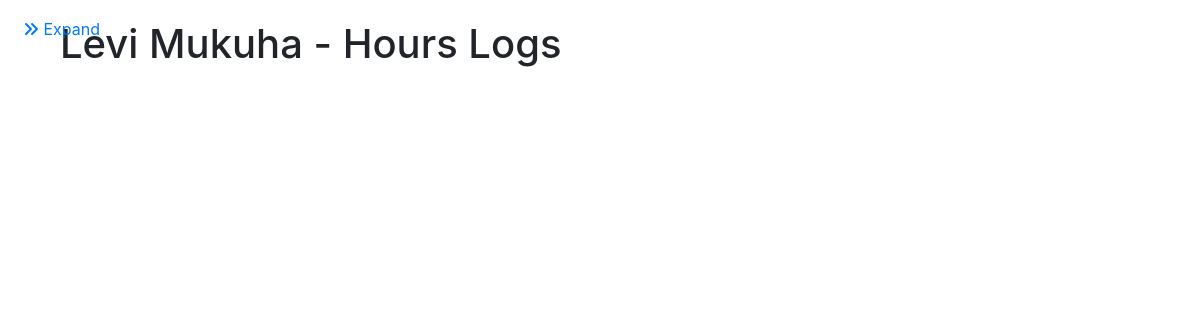
Page /view_logs/1 on the earlier database version.
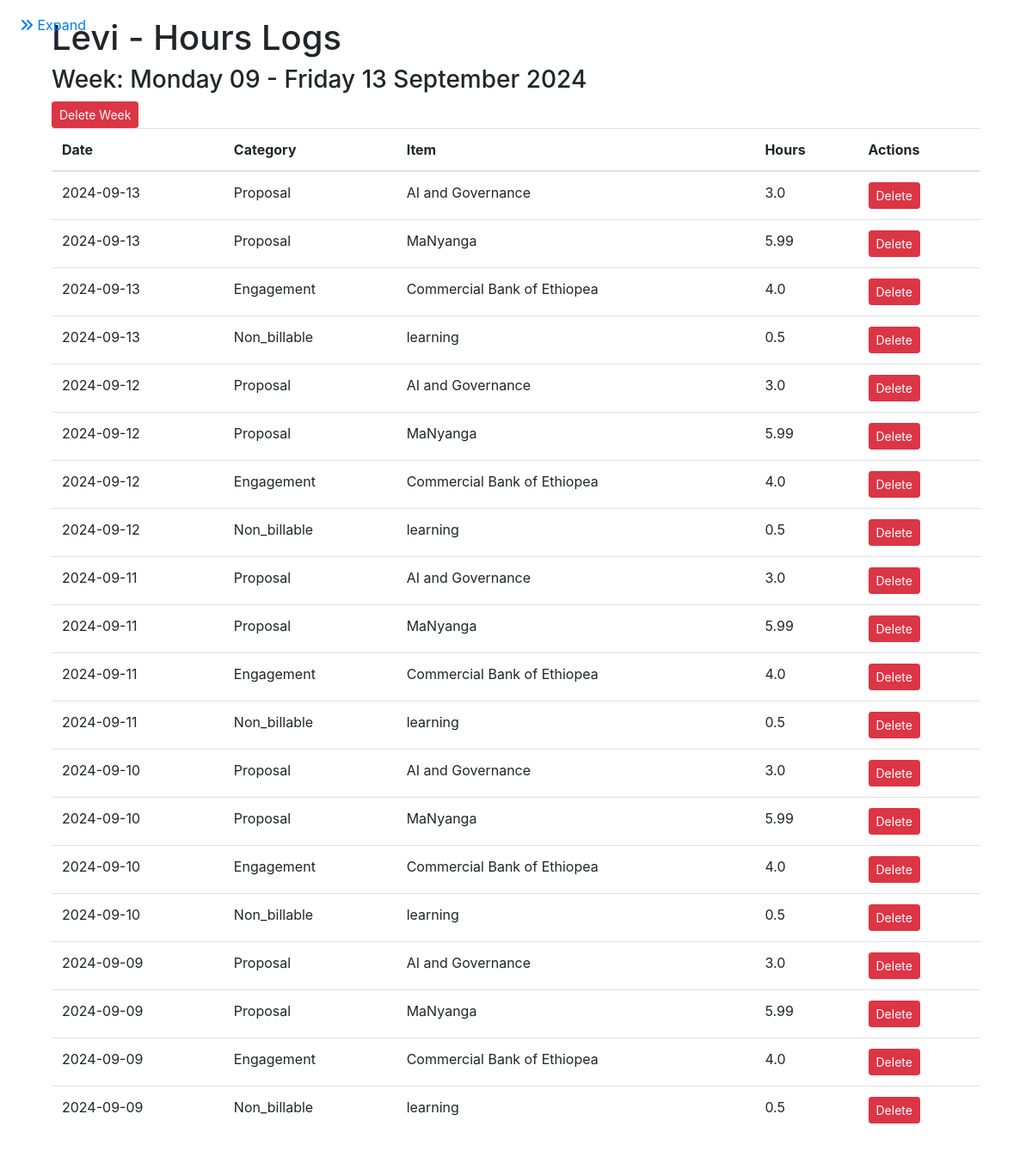
Same page on the later database version.
### app.py (models this page shows)
class Staff(db.Model):
    id = db.Column(db.Integer, primary_key=True)
    name = db.Column(db.String(100), nullable=False)
    email = db.Column(db.String(120), unique=True, nullable=False)
    leave_days_remaining = db.Column(db.Float, default=0.0)  # Leave days remaining in hours
    is_team_leader = db.Column(Boolean, default=False)  # New field to indicate if the staff is a team leader
    receive_notifications = db.Column(Boolean, default=True)  # New field for notification preferences
    engagements = db.relationship('Engagement', backref='team_leader', lazy=True)
    proposals = db.relationship('Proposal', backref='team_leader', lazy=True)
    hours_logs = db.relationship('HoursLog', backref='staff_member', lazy=True)
    leave_records = db.relationship('LeaveRecord', backref='staff', lazy=True)
    utilizations = db.relationship('Utilization', backref='staff', lazy=True)

class HoursLog(db.Model):
    id = db.Column(db.Integer, primary_key=True)
    staff_id = db.Column(db.Integer, db.ForeignKey('staff.id'))
    category = db.Column(db.String(20), nullable=False)
    item_id = db.Column(db.Integer, nullable=False)
    hours = db.Column(db.Float, nullable=False)
    date = db.Column(db.Date, nullable=False)  # Changed from week_start to date

class Proposal(db.Model):
    id = db.Column(db.Integer, primary_key=True)
    name = db.Column(db.String(100), nullable=False)
    team_leader_id = db.Column(db.Integer, db.ForeignKey('staff.id'))
    status = db.Column(db.String(10), nullable=False)

class Engagement(db.Model):
    id = db.Column(db.Integer, primary_key=True)
    name = db.Column(db.String(100), nullable=False)
    team_leader_id = db.Column(db.Integer, db.ForeignKey('staff.id'))
    status = db.Column(db.String(10), nullable=False)

class NonBillable(db.Model):
    id = db.Column(db.Integer, primary_key=True)
    name = db.Column(db.String(100), nullable=False)

### app.py (the view, shortened to what this page needs)
@app.route('/view_logs/<int:staff_id>', methods=['GET', 'POST'])
def view_logs(staff_id):
    staff = Staff.query.get_or_404(staff_id)
    page = request.args.get('page', 1, type=int)
    per_page = 50  # Number of logs to display per page
    logs = HoursLog.query.filter_by(staff_id=staff_id).order_by(HoursLog.date.desc()).paginate(page=page,
                                                                                               per_page=per_page)
    grouped_logs = {}
    for log in logs.items:
        start_of_week = log.date - timedelta(days=log.date.weekday())  # Monday of the week
        end_of_week = start_of_week + timedelta(days=4)  # Friday of the week
        week_label = f"{start_of_week.strftime('%A %d')} - {end_of_week.strftime('%A %d %B %Y')}"
        if week_label not in grouped_logs:
            grouped_logs[week_label] = []
        grouped_logs[week_label].append(log)
    return render_template('staff_logs.html', staff=staff, grouped_logs=grouped_logs, Proposal=Proposal,
                           Engagement=Engagement, NonBillable=NonBillable, logs=logs)

### templates/staff_logs.html (shortened to what this page needs)
{% extends 'base.html' %}
{% block content %}
<h1>{{ staff.name }} - Hours Logs</h1>
{% for week, week_logs in grouped_logs.items() %}
    <h3>Week: {{ week }}</h3>
    <form method="post" style="display:inline;">
        <button type="submit" class="btn btn-danger btn-sm" onclick="return confirm('Are you sure you want to delete all logs for this week?')">Delete Week</button>
    </form>
    <table class="table">
        <thead>
            <tr>
                <th>Date</th>
                <th>Category</th>
                <th>Item</th>
                <th>Hours</th>
                <th>Actions</th>
            </tr>
        </thead>
        <tbody>
            {% for log in week_logs %}
            <tr>
                <td>{{ log.date }}</td>
                <td>{{ log.category.capitalize() }}</td>
                <td>
                    {% if log.category == 'proposal' %}
                        {{ Proposal.query.get(log.item_id).name }}
                    {% elif log.category == 'engagement' %}
                        {{ Engagement.query.get(log.item_id).name }}
                    {% elif log.category == 'non_billable' %}
                        {{ NonBillable.query.get(log.item_id).name }}
                    {% endif %}
                </td>
                <td>{{ log.hours }}</td>
                <td>
                    <form method="post" class="d-inline">
                        <button type="submit" class="btn btn-danger btn-sm">Delete</button>
                    </form>
                </td>
            </tr>
            {% endfor %}
        </tbody>
    </table>
{% endfor %}
{% endblock %}

Differences in the rows shown:
changed Staff: name "Levi Mukuha" → "Levi"
added HoursLog: date "2024-09-13", category "Proposal", hours "3.0"
now on this page (row edited): Proposal: query.get "AI and Governance"
added HoursLog: date "2024-09-13", category "Proposal", hours "5.99"
added Proposal: query.get "MaNyanga"
added HoursLog: date "2024-09-13", category "Engagement", hours "4.0"
now on this page (row edited): Engagement: query.get "Commercial Bank of Ethiopea"
added HoursLog: date "2024-09-13", category "Non_billable", hours "0.5"
now on this page (row edited): NonBillable: query.get "learning"
added HoursLog: date "2024-09-12", category "Proposal", hours "3.0"
added HoursLog: date "2024-09-12", category "Proposal", hours "5.99"
added HoursLog: date "2024-09-12", category "Engagement", hours "4.0"
added HoursLog: date "2024-09-12", category "Non_billable", hours "0.5"
added HoursLog: date "2024-09-11", category "Proposal", hours "3.0"
added HoursLog: date "2024-09-11", category "Proposal", hours "5.99"
added HoursLog: date "2024-09-11", category "Engagement", hours "4.0"
added HoursLog: date "2024-09-11", category "Non_billable", hours "0.5"
added HoursLog: date "2024-09-10", category "Proposal", hours "3.0"
added HoursLog: date "2024-09-10", category "Proposal", hours "5.99"
added HoursLog: date "2024-09-10", category "Engagement", hours "4.0"
added HoursLog: date "2024-09-10", category "Non_billable", hours "0.5"
added HoursLog: date "2024-09-09", category "Proposal", hours "3.0"
added HoursLog: date "2024-09-09", category "Proposal", hours "5.99"
added HoursLog: date "2024-09-09", category "Engagement", hours "4.0"
added HoursLog: date "2024-09-09", category "Non_billable", hours "0.5"
Other differences:
new list line: "Week: Monday 09 - Friday 13 September 2024 Delete Week Date Category Item Hours Actions"
